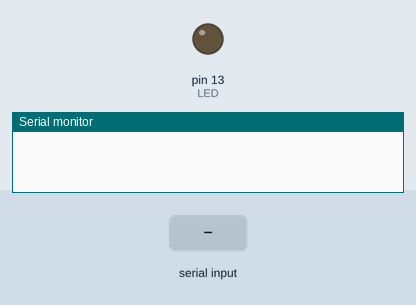
Simulated run of this sketch. Board: Arduino Uno, built with avr-gcc and run on an emulated ATmega328P. On the bench: output pins drawn as LEDs (lit = HIGH), the last lines printed to the serial monitor. The test bench sets the inputs (shaded band).

Above: at 1.2 s.
1.3 s: "1" received over the second serial link
At 1.8 s:
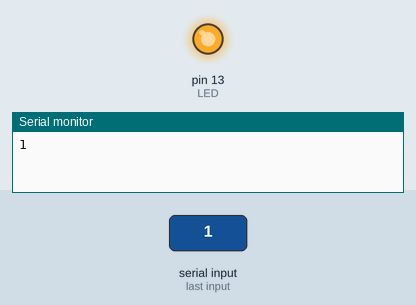
2.8 s: "0" received over the second serial link
At 4.1 s:
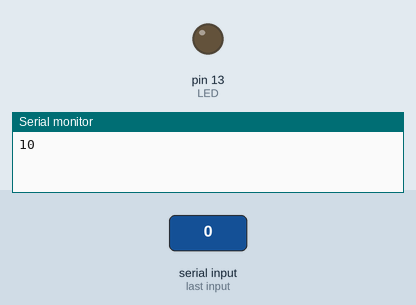
Timing chart, 0 to 5.8 s (numbered marks = the images above; inputs shaded):
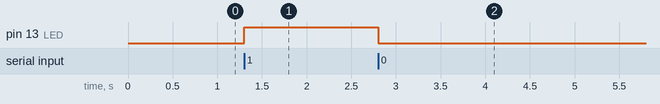

The sketch:

BluetoothLED.ino
```cpp
#include <SoftwareSerial.h>
SoftwareSerial mySerial(10, 11); //Pin9 RX , Pin 10 TX connected to--> Bluetooth TX,RX

int LED = 13;
char data;

void setup()
{
	Serial.begin(9600);
	mySerial.begin(38400);
	pinMode(LED, OUTPUT);
}

void loop()
{
	while (Serial.available())
	{
		mySerial.write(Serial.read());
	}
	while (mySerial.available())
	{
		data = mySerial.read();
		Serial.write(data);
	}
	if (data == '1')
	{
		digitalWrite(LED, HIGH);
	}
	else if (data == '0')
	{
		digitalWrite(LED, LOW);
	}
}
```

Measured:
- after the input at 1.3 s, pin 13 (LED): LOW → HIGH at once
- after the input at 2.8 s, pin 13 (LED): HIGH → LOW at once
